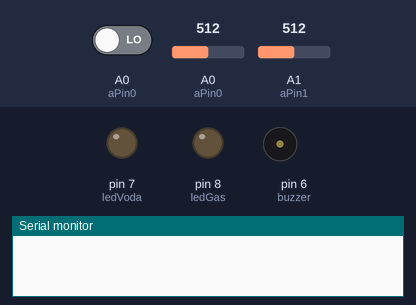
Simulated run of this sketch. Board: Arduino Uno, built with avr-gcc and run on an emulated ATmega328P. Shown: output pins drawn as LEDs (lit = HIGH), buzzer (waves = sounding, pin HIGH), the last lines printed to the serial monitor. The test bench sets the inputs (shaded band); at power-on: A1 (aPin1) = 512, A0 (aPin0) = 512, A0 (aPin0) LOW.

Above: at 6.2 s.
6.3 s: A1 (aPin1) set to 154
17.6 s: A1 (aPin1) set to 134
At 21.8 s:
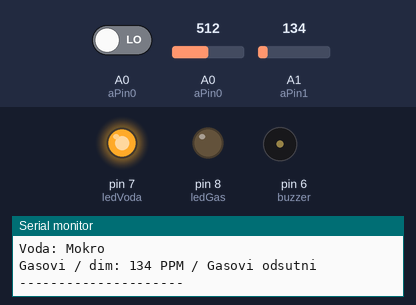
28.2 s: A1 (aPin1) set to 306
At 32.25 s:
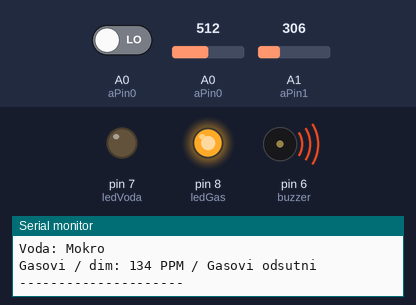
39.1 s: A0 (aPin0) set to 1010
At 49.6 s:
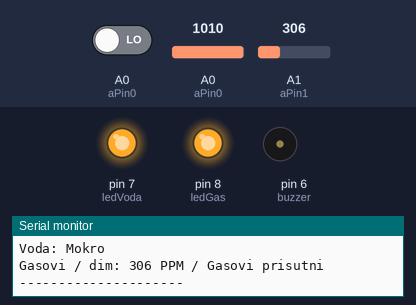
49.9 s: A0 (aPin0) driven HIGH
At 54.9 s:
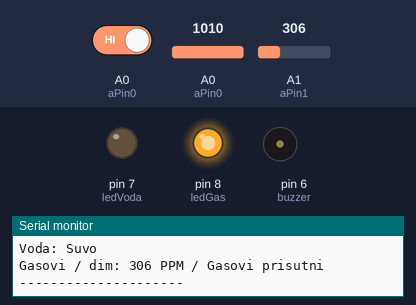
56.3 s: A0 (aPin0) set to 981
At 64.25 s:
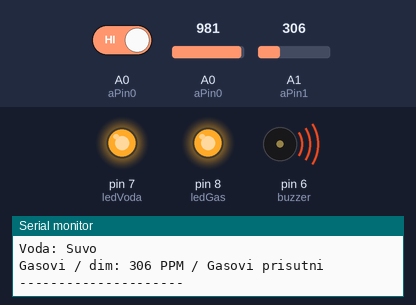
Timing chart, 0 to 66.0 s (numbered marks = the images above; inputs shaded):
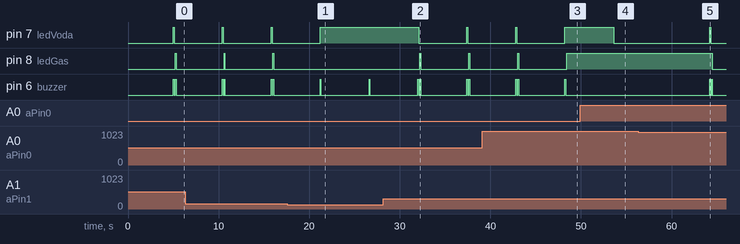

Measured:
- the behaviour switches between 141 and 140 on A1 (aPin1) (found by bisection; images 0 and 1)
- the behaviour switches between 1000 and 999 on A0 (aPin0) (found by bisection; images 4 and 5)
- after the input at 17.6 s, pin 7 (ledVoda): goes on until 21.2 s, then stays HIGH; pin 8 (ledGas): stops changing and stays LOW
- after the input at 28.2 s, pin 7 (ledVoda): HIGH → LOW after 3.9 s, → HIGH 5.3 s later, → LOW 0.10 s later; pin 8 (ledGas): alternates HIGH for 0.10 s and LOW for 5.3 s, starting after 4.0 s
- after the input at 39.1 s, pin 7 (ledVoda): goes on until 48.2 s, then stays HIGH; pin 8 (ledGas): goes on until 48.4 s, then stays HIGH; pin 6 (buzzer): goes on until 48.3 s, then stays LOW
- after the input at 49.9 s, pin 7 (ledVoda): HIGH → LOW after 3.7 s; pin 6 (buzzer): stays LOW (without the input it goes to HIGH after 3.7 s)
- after the input at 56.3 s, pin 7 (ledVoda): LOW → HIGH after 7.9 s, → LOW 0.10 s later; pin 8 (ledGas): HIGH → LOW after 8.2 s; pin 6 (buzzer): alternates HIGH for 0.10 s and LOW for 0.10 s, 4 changes in all, then stays LOW, starting after 7.9 s
- by itself, pin 7 (ledVoda), pin 8 (ledGas): alternates HIGH for 0.10 s and LOW for 5.3 s

The sketch:

Senzor_vode_i_dima.ino
```cpp
int ledGas = 8;
int ledVoda = 7;
int buzzer = 6;

const int pin4 = 9;
const int aPin0 = A0;
const int aPin1 = A1;

int MQ135 = 140;
int val_analog;

int sensorValue;

void setup() {
  pinMode(ledGas, OUTPUT);
  pinMode(ledVoda, OUTPUT);
  pinMode(pin4, INPUT);
  pinMode(aPin0, INPUT);
  pinMode(aPin1, INPUT);
  pinMode(buzzer, OUTPUT);
  Serial.begin(9600);
}

void loop() {

  val_analog = analogRead(aPin0);
  //  Serial.print("Pin A0 (senzor vode) vrednost: ");
  //  Serial.print(val_analog);
  //  Serial.println("");
  delay(5000);

  sensorValue = analogRead(A1);

  if (val_analog < 1000 && sensorValue > MQ135) {    // Ako je mokro i detektujes gasove uradi:
    digitalWrite(ledVoda, HIGH);
    digitalWrite(buzzer, HIGH);
    delay(100);
    digitalWrite(ledVoda, LOW);
    digitalWrite(buzzer, LOW);
    delay(100);
    digitalWrite(ledGas, HIGH);
    digitalWrite(buzzer, HIGH);
    delay(100);
    digitalWrite(ledGas, LOW);
    digitalWrite(buzzer, LOW);
    delay(100);
  }

  else {
    if (digitalRead(A0) == LOW)  {                   // Ako A0 vrati LOW, znaci da ima vode
      Serial.print("Voda: ");
      Serial.println("Mokro");
      digitalWrite(ledVoda, HIGH);
      digitalWrite(buzzer, HIGH);
      delay(100);
      digitalWrite(buzzer, LOW);
      delay(100);

    }
    else  {                                          // Ako A0 vrati HIGH, znaci da je suvo
      Serial.print("Voda: ");
      Serial.println("Suvo");
      digitalWrite(ledVoda, LOW);
      delay(100);
    }

    if (sensorValue > MQ135) {                       // Ako senzor detektuje vrednost vecu od MQ135 na A1, znaci da ima dima
      Serial.print("Gasovi / dim: ");
      Serial.print(sensorValue, DEC);
      Serial.print(" PPM / ");
      Serial.println("Gasovi prisutni");
      digitalWrite(ledGas, HIGH);
      delay(100);
    }
    else {                                           // U suprotnom, nema dima
      Serial.print("Gasovi / dim: ");
      Serial.print(sensorValue, DEC);
      Serial.print(" PPM / ");
      Serial.println("Gasovi odsutni");
      digitalWrite(ledGas, LOW);
      delay(100);
    }
    Serial.println("---------------------");
    delay(100);
  }
}
```
